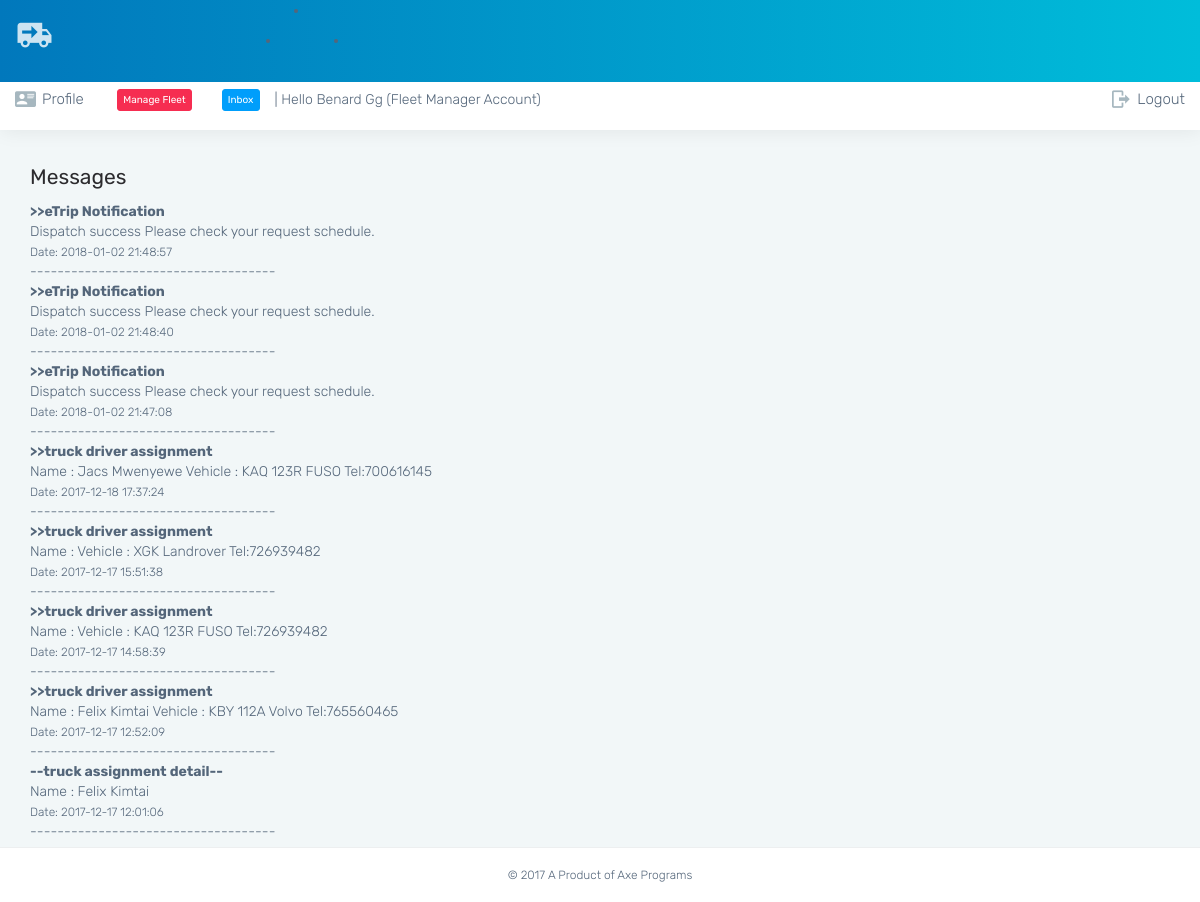
Page /old/message.php (signed in) on the committed database.
### tables this page shows
CREATE TABLE `truck_inbox` (
  `id` int(9) NOT NULL AUTO_INCREMENT,
  `msgfrom` int(9) DEFAULT NULL,
  `subject` varchar(50) DEFAULT NULL,
  `msgto` int(9) DEFAULT NULL,
  `message` text,
  `status` varchar(2) DEFAULT '0',
  `date` timestamp NOT NULL DEFAULT CURRENT_TIMESTAMP,
  PRIMARY KEY (`id`)
);

### old/message.php (the view)
<?php include 'head.php' ?>
<?php include 'nav.php' ?>
        <div class="page-wrapper">
            <div class="container">
            <h3>Messages</h3>
<?php
$me =  $_SESSION[$ndk]["inside"]["id"];
$m = get("select id, subject, message, date from truck_inbox where msgfrom ='$me' or msgto = '$me' order by date desc");
foreach($m as $ms=>$gs){
    echo "<strong>".$gs["subject"]."</strong><br>";
    echo $gs["message"]."<br>";
    echo "<small>Date: ".$gs["date"]."</small>";
    echo "<br>------------------------------------<br>";
}
?>
</div>
</div>
<?php include 'footer.php' ?>

### old/head.php (shortened to what this page needs)
<?php
    include("php/functions.php");
        ?>
<!DOCTYPE html>
<html lang="en">
<head>
    <link href="assets/plugins/bootstrap/css/bootstrap.min.css" rel="stylesheet">
    <link href="assets/plugins/footable/css/footable.core.css" rel="stylesheet">
    <link href="assets/plugins/bootstrap-select/bootstrap-select.min.css" rel="stylesheet" />
    <link href="css/style.css" rel="stylesheet">
    <link href="css/colors/blue.css" id="theme" rel="stylesheet">
</head>

### old/nav.php (shortened to what this page needs)
<body class="fix-header card-no-border">
    <div id="main-wrapper">
        <header class="topbar">
            <nav class="navbar top-navbar navbar-toggleable-sm navbar-light">
                <div class="navbar-header">
                    <a class="navbar-brand" href="index.php">
                        <b>
                            <i class="mdi mdi-truck-delivery light-logo"></i>
                        </b>
                        </a>
                </div>
                <div class="navbar-collapse">
                    <ul class="navbar-nav mr-auto mt-md-0 ">
                        <li class="nav-item"> <a class="nav-link nav-toggler hidden-md-up text-muted waves-effect waves-dark" href="javascript:void(0)"><i class="ti-menu"></i></a> </li>
                    </ul>
                    <ul class="navbar-nav my-lg-0">
                        <li class="nav-item dropdown">
                            <a class="nav-link dropdown-toggle text-muted waves-effect waves-dark" href="" data-toggle="dropdown" aria-haspopup="true" aria-expanded="false"> <i class="flag-icon flag-icon-ke"></i></a>
                        </li>
                    </ul>
                </div>
            </nav>
        </header>
        <aside class="left-sidebar">
            <div class="scroll-sidebar">
                <nav class="sidebar-nav" class="pull-left">
                    <ul id="sidebarnav">
                        <?php if(isset($_SESSION[$ndk]["inside"])) { ?>
                        <li>
                            <a class="has-arrow " href="./profile.php" aria-expanded="false"><i class="mdi mdi-account-card-details"></i><span class="hide-menu">Profile</span></a>
                        </li>
                            <?php profile_handler() ?>
                        <?php }else{ ?>
                        <li>
                            <a class="has-arrow " href="./about.php" aria-expanded="false"><i class="mdi mdi-book"></i><span class="hide-menu">About Us</span></a>
                        </li>
                        <?php } ?>
                        <?php if(isset($_SESSION[$ndk]["inside"])) { ?>
                        <li class="pull-right">
                            <a class="has-arrow" href="./logout.php" aria-expanded="false"><i class="mdi mdi-logout"></i><span class="hide-menu">Logout</span></a>
                        </li>
                        <?php } ?>
                    </ul>
                </nav>
            </div>
        </aside>

### old/php/functions.php (shortened to what this page needs)
<?php
$ndk = "akc_";
function db(){$db = new mysqli("localhost","emptyjou_mmboss","MAtowil2Boss2",database);
if($db->connect_errno > 0){die(spill($db->connect_error));}elseif($db->error){ error($db->error);}else{return $db;}}
if(isset($_SESSION[$ndk]["inside"])){
    $type =  $_SESSION[$ndk]["inside"]["usertype"];
    switch($type){
        case 1 : $truck_table = "truck_owner";break;
    }
}
function process2($sql){global $ndk; $db = db();if($d = $db->query($sql)){ $j = TRUE;}else{ spill($db->error);  $j = FALSE; }return $d;}
function get($i=""){if($i !== ""){$l = [];$j = process2($i);  while($k = $j->fetch_assoc()){$l[] = $k;}return $l;}}
function getlist($i,$filter=0,$lj=0){
            $raw = get($i);if(empty($raw)){
            $l = [];}else{
            if(count($raw[0])==2){foreach($raw as $j=>$k){$l[current($k)] = end($k);}}else{
            if(count($raw[0])>2){foreach($raw as $j=>$k){$jl = $lj==0? $j : current($k); $l[$jl] = $k;}}else{foreach($raw as $j=>$k){foreach($k as $m=>$n):$l[] = $n;endforeach;}}}}
            if(count($raw)==1){$a = $raw[0];
            if(count($a) > 2){ $l = $a; }else{$x=array_values($a); $l = [current($x)=>end($x)];}}
            return $filter ==1 ? array_filter($l) : $l;}
    function fetch($i){$a = get($i); $b = isset($a[0])?$a[0] : []; $c = current($b); return $c;}
    function profile_handler(){
        global $ndk, $truck_table;
        $id = $_SESSION[$ndk]["inside"]["id"];
        $utype = $_SESSION[$ndk]["inside"]["usertype"];
        $account = $utype == 1? "Fleet Manager" : ( $utype == 2? "Driver" : "Customer" );
        switch($utype){
            case 1: $account = "Fleet Manager"; break;
        }
        if(empty($complete = getlist("select * from `$truck_table` where user_id = '$id'"))){
            echo '<li><a href="complete_reg.php"><button class="btn btn-danger btn-squared btn-xs">Complete your Registration</button></a></li>';
            $ref = " +254 ".$_SESSION[$ndk]["inside"]["tel"];
        }else{
            $ref = fetch("select full_name from `$truck_table` where user_id = '$id' ");
        switch($utype){
            case 1 :
            echo '<li><a href="./trucks.php" ><button class="btn btn-danger btn-squared btn-xs">Manage Fleet</button></a></li>';
            echo '<li><a href="./message.php" ><button class="btn btn-info btn-squared btn-xs">Inbox</button></a></li>';
            break;
        }
        }
            echo "<li> |   Hello ". $ref." ($account Account)</li>";
    }

### old/footer.php (shortened to what this page needs)
            <footer class="footer">
                <small> © 2017 A Product of Axe Programs </small>
            </footer>
        </div>
</body>
</html>

### old/css/colors/blue.css (style rules this page uses)
.topbar { background: #009efb; background: -moz-linear-gradient(left, #0178bc 0%, #00bdda 100%); background: -webkit-linear-gradient(left, #0178bc 0%, #00bdda 100%); background: linear-gradient(to right, #0178bc 0%, #00bdda 100%); }
.topbar .top-navbar .navbar-header .navbar-brand .light-logo { display: inline-block; color: rgba(255, 255, 255, 0.8); }
.topbar .navbar-light .navbar-nav .nav-item > a.nav-link { color: rgba(255, 255, 255, 0.8) !important; }
.sidebar-nav { background: #fff; }
.sidebar-nav ul li a { color: #54667a; }
.sidebar-nav > ul > li > a i { color: #a6b7bf; }

### old/nav.php (style rules this page uses)
.light-logo { color: #fff; font-size: 37px; }

### rows in the picture
truck_inbox: subject ">>eTrip Notification", message "Dispatch success Please check your request schedule.", date "2018-01-02 21:48:57"
truck_inbox: subject ">>eTrip Notification", message "Dispatch success Please check your request schedule.", date "2018-01-02 21:48:40"
truck_inbox: subject ">>eTrip Notification", message "Dispatch success Please check your request schedule.", date "2018-01-02 21:47:08"
truck_inbox: subject ">>truck driver assignment", message "Name : Jacs Mwenyewe Vehicle : KAQ 123R FUSO Tel:700616145", date "2017-12-18 17:37:24"
truck_inbox: subject ">>truck driver assignment", message "Name : Vehicle : XGK Landrover Tel:726939482", date "2017-12-17 15:51:38"
truck_inbox: subject ">>truck driver assignment", message "Name : Vehicle : KAQ 123R FUSO Tel:726939482", date "2017-12-17 14:58:39"
truck_inbox: subject ">>truck driver assignment", message "Name : Felix Kimtai Vehicle : KBY 112A Volvo Tel:765560465", date "2017-12-17 12:52:09"
truck_inbox: subject "--truck assignment detail--", message "Name : Felix Kimtai", date "2017-12-17 12:01:06"

### other values in the picture
$ref "Benard Gg"
$account "Fleet Manager"
